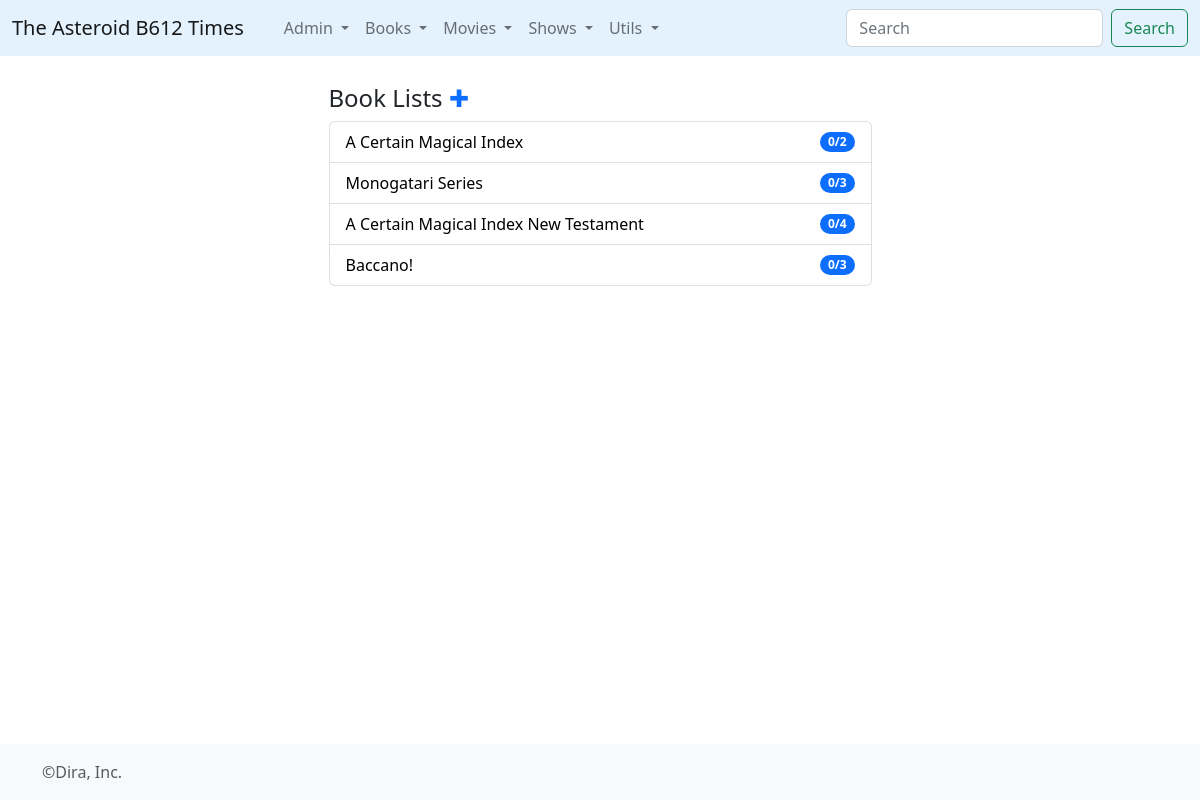
Before: /booklists/ with the older database file.
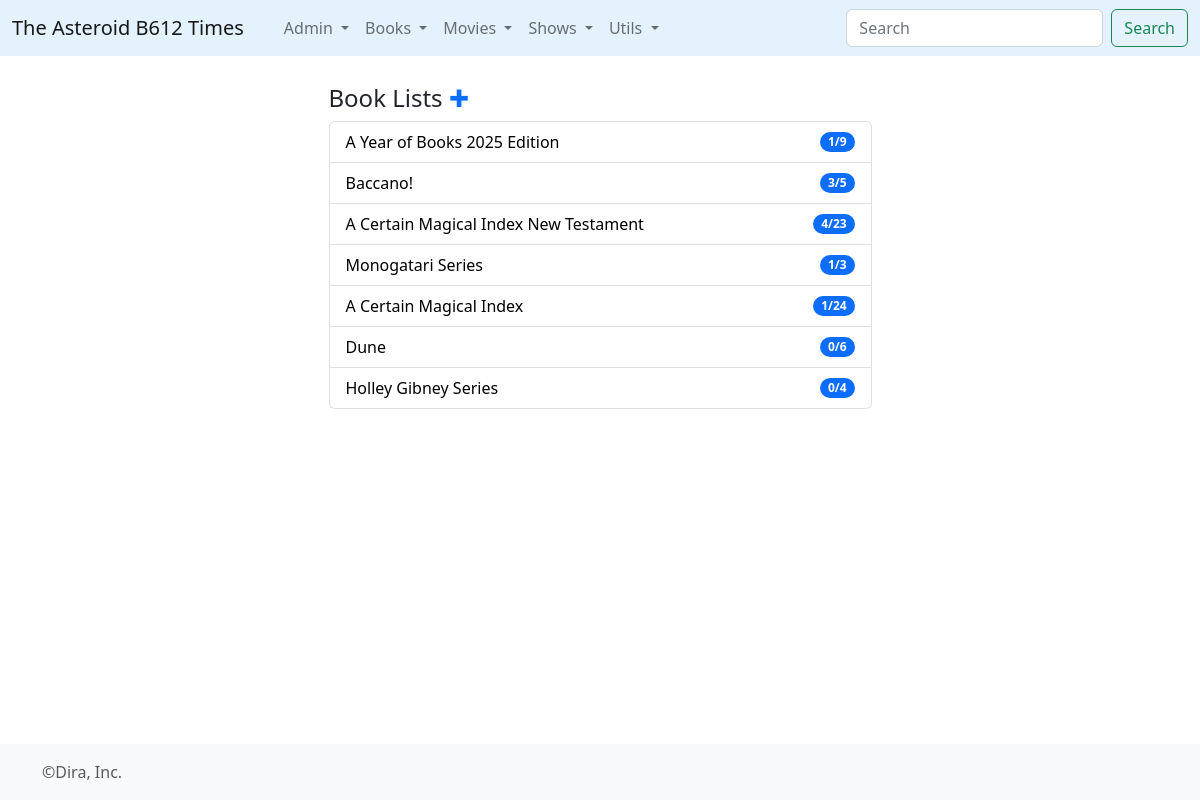
After: the same page with the newer database file.
### times/models.py (models this page shows, shortened)
class BookList(models.Model):
	listname = models.CharField(max_length=500)
	date_created = models.DateField(auto_now=True)
	listinfo = models.TextField()
	tipo = models.IntegerField(default=0)
	@property
	def conteo(self):
		cont = RelBookList.objects.filter(blist=self).count()
		return cont
	@property
	def lecturas(self):
		n_lecturas = RelBookList.objects.filter(blist=self, bbook__consumo__finish_d__gt=self.date_created).count()
		return n_lecturas

### times/views.py (the view)
# urls.py: path('booklists/', views.booklists, name='booklists'),
def booklists(request):
	listas = BookList.objects.raw("""
                select
                a.*
                from
                times_booklist a
                left join (
                select
                    a.blist_id,
                    max(c.finish_d) max_f
                from
                    times_relbooklist a
                    inner join times_book b
                    on a.bbook_id = b.id
                    inner join times_consumo c
                    on b.id = volume_id
                group by
                    a.blist_id ) b
                on a.id = b.blist_id
                order by
                ifnull(b.max_f,'1999-12-31') desc, a.id desc
	""")
	return render(request,'booklists.html',{'listas':listas})

### times/templates/booklists.html (shortened to what this page needs)
{% extends 'base_forms.html' %}
{% block contenido %}
<article>
	<h4>Book Lists <a href="/addbookcoleccion" style="text-decoration:none;">&#x271A;</a></h4>
	  <ul class="list-group">
        {% for l in listas %}
          <li class="list-group-item d-flex justify-content-between align-items-center">
          <a href="{% url 'booklist' l.id %}" style="color:black; text-decoration: none;"> {{l.listname}}</a>
            <span class="badge bg-primary rounded-pill">{{l.lecturas}}/{{l.conteo}}</span>
          </li>
        {% endfor %}
      </ul>
</article>
<br>
{% endblock%}

### times/templates/base_forms.html (shortened to what this page needs)
{% load static%}
<!doctype html>
<html lang="en" class="h-100">
  <head>
    <link href="{% static 'css/dira_style.css' %}" rel="stylesheet">
<link href="{% static 'css/bootstrap.min.css' %}" rel="stylesheet">
    <link href="{% static 'css/sticky-footer-navbar.css' %}" rel="stylesheet">
    <link href="{% static 'css/blog.css' %}" rel="stylesheet">
  </head>
  <body class="d-flex flex-column h-100">
<header>
  <nav class="navbar navbar-expand-md fixed-top" style="background-color: #e3f2fd;">
    <div class="container-fluid">
      <a class="navbar-brand" href="{% url 'homepage' %}">The Asteroid B612 Times</a>
      <div class="collapse navbar-collapse" id="navbarCollapse">
        <ul class="navbar-nav me-auto mb-2 mb-md-0">
          <li class="nav-item">
            <a class="nav-link active" aria-current="page" href="/"></a>
          </li>
           <li class="nav-item dropdown">
              <a class="nav-link dropdown-toggle" href="#" id="navbarDropdown" role="button" data-bs-toggle="dropdown" aria-expanded="false">
                Admin
              </a>
            </li>
             <li class="nav-item dropdown">
              <a class="nav-link dropdown-toggle" href="#" id="navbarDropdown" role="button" data-bs-toggle="dropdown" aria-expanded="false">
                Books
              </a>
            </li>
             <li class="nav-item dropdown">
              <a class="nav-link dropdown-toggle" href="#" id="navbarDropdown" role="button" data-bs-toggle="dropdown" aria-expanded="false">
                Movies
              </a>
            </li>
             <li class="nav-item dropdown">
              <a class="nav-link dropdown-toggle" href="#" id="navbarDropdown" role="button" data-bs-toggle="dropdown" aria-expanded="false">
                Shows
              </a>
            </li>
            <li class="nav-item dropdown">
              <a class="nav-link dropdown-toggle" href="#" id="navbarDropdown" role="button" data-bs-toggle="dropdown" aria-expanded="false">
                Utils
              </a>
            </li>
         </ul>
        <form class="d-flex" role="search" action="{% url 'search' %}"  method="post">
          <input class="form-control me-2" type="search" name="kw" placeholder="Search" aria-label="Search">
          <button class="btn btn-outline-success" type="submit">Search</button>
        </form>
      </div>
    </div>
  </nav>
</header>
<main class="flex-shrink-0">
  <div class="container">
    <div class="row justify-content-center">
            <div class="col-sm-6"><br>
      {% block contenido %}{% endblock %}
  </div>
  </div>
</main>
<footer class="footer mt-auto py-3 bg-light">
  <div class="container">
    <span class="text-muted">&copy;Dira, Inc.</span>
  </div>
</footer>
  </body>
</html>

### static/css/sticky-footer-navbar.css (style rules this page uses)
main > .container { padding: 60px 15px 0; }

Changed rows visible on the page:
added BookList: listname "A Year of Books 2025 Edition", lecturas "1", conteo "9"
shown differently, row unchanged: BookList "Baccano!": lecturas "0" → "3"; conteo "3" → "5"; moves up the list
shown differently, row unchanged: BookList "A Certain Magical Index New Testament": lecturas "0" → "4"; conteo "4" → "23"; moves up the list
shown differently, row unchanged: BookList "Monogatari Series": lecturas "0" → "1"; moves down the list
computed for BookList "A Certain Magical Index": lecturas "0" → "1"; conteo "2" → "24"
added BookList: listname "Dune", lecturas "0", conteo "6"
added BookList: listname "Holley Gibney Series", lecturas "0", conteo "4"
